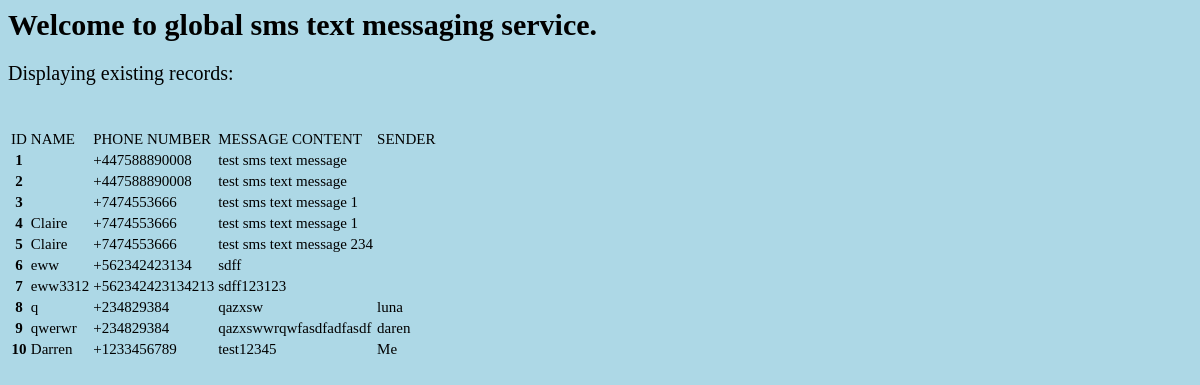
The page /smsservice/bulk/ on the database its author committed.
### myapp/models.py (models this page shows)
class SMSPhoneMessageRecords(models.Model):
   phonenumber = models.IntegerField()
   name = models.CharField(max_length = 20, blank = True)
   message = models.TextField(max_length = 50)
   sender = models.CharField(max_length = 20, blank = True)
   class Meta:
      db_table = "smsphonemessagerecords"

### myapp/views.py (the view)
def bulkSMSService(request):
   dbObjects = SMSPhoneMessageRecords.objects.all()
   return render(request, 'sms.html', {"dbObjects" : dbObjects})

### templates/sms.html
<html>
   <head>
	{% load static %}
	<link rel="stylesheet" type="text/css" href="{% static "css/style.css" %}"/>
	<h1>Welcome to global sms text messaging service.</h1>
   </head>
   <body>
    <p2>Displaying existing records:</p>
    <br>
    <table>
	<tbody>
		<tr>
			<td><p1>ID</p1></td>
			<td><p1>NAME</p1></td>
			<td><p1>PHONE NUMBER</p1></td>
			<td><p1>MESSAGE CONTENT</p1></td>
			<td><p1>SENDER</p1></td>
		</tr>
		{% for record in dbObjects %}
		<tr>
			<th scope="row"><p1>{{record.id}}</p1></th>
			<td><p1>{{record.name}}</p1></td>
			<td><p1>+{{record.phonenumber}}</p1></td>
			<td><p1>{{record.message}}</p1></td>
			<td><p1>{{record.sender}}</p1></td>
		</tr>
		{% endfor %}
	</tbody>
    </table>
   </body>
</html>

### static/css/style.css (style rules this page uses)
body { background-color: lightblue; }
h1 { font-size: 30px; font-family: "Times New Roman", Times, serif; }
p1 { font-size: 15px; font-family: "Times New Roman", Times, serif; }
p2 { font-size: 20px; font-family: "Times New Roman", Times, serif; }

### rows shown on the page
SMSPhoneMessageRecords: id "1", phonenumber "447588890008", message "test sms text message"
SMSPhoneMessageRecords: id "2", phonenumber "447588890008", message "test sms text message"
SMSPhoneMessageRecords: id "3", phonenumber "7474553666", message "test sms text message 1"
SMSPhoneMessageRecords: id "4", name "Claire", phonenumber "7474553666", message "test sms text message 1"
SMSPhoneMessageRecords: id "5", name "Claire", phonenumber "7474553666", message "test sms text message 234"
SMSPhoneMessageRecords: id "6", name "eww", phonenumber "562342423134", message "sdff"
SMSPhoneMessageRecords: id "7", name "eww3312", phonenumber "562342423134213", message "sdff123123"
SMSPhoneMessageRecords: id "8", name "q", phonenumber "234829384", message "qazxsw", sender "luna"
SMSPhoneMessageRecords: id "9", name "qwerwr", phonenumber "234829384", message "qazxswwrqwfasdfadfasdf", sender "daren"
SMSPhoneMessageRecords: id "10", name "Darren", phonenumber "1233456789", message "test12345", sender "Me"
